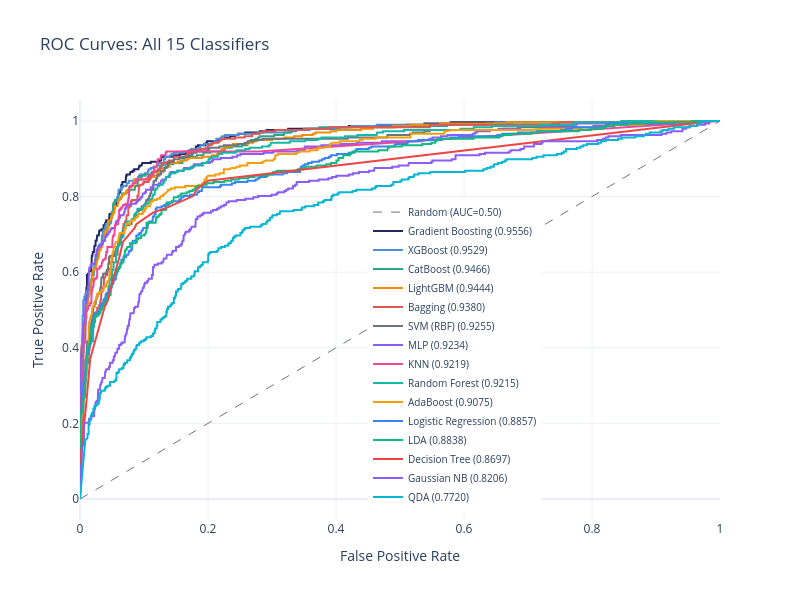

Notebook cell for this chart:
### Markdown cell above
## Chart 6: ROC Curve Overlay — All Models

### Code cell
# ROC overlay for all models
roc_colors = [
    '#1E2761', '#4A90D9', '#2CA58D', '#F18F01', '#E15554',
    '#6c757d', '#8B5CF6', '#EC4899', '#14B8A6', '#F59E0B',
    '#3B82F6', '#10B981', '#EF4444', '#8B5CF6', '#06B6D4',
]

fig_roc_all = go.Figure()
fig_roc_all.add_trace(go.Scatter(
    x=[0, 1], y=[0, 1], mode='lines',
    name='Random (AUC=0.50)',
    line=dict(color=COLORS['gray'], width=1, dash='dash'),
))

# Sort by AUC for legend ordering
sorted_models = sorted(all_scores.keys(),
    key=lambda m: roc_auc_score(y_test, all_scores[m]), reverse=True)

for i, name in enumerate(sorted_models):
    fpr, tpr, _ = roc_curve(y_test, all_scores[name])
    auc_val = roc_auc_score(y_test, all_scores[name])
    fig_roc_all.add_trace(go.Scatter(
        x=fpr, y=tpr, mode='lines',
        name=f'{name} ({auc_val:.4f})',
        line=dict(color=roc_colors[i % len(roc_colors)], width=2),
    ))

fig_roc_all.update_layout(
    title='ROC Curves: All 15 Classifiers',
    xaxis_title='False Positive Rate',
    yaxis_title='True Positive Rate',
    height=600, width=800,
    legend=dict(x=0.45, y=0.02, font=dict(size=10)),
)
fig_roc_all.show()
save_chart(fig_roc_all, COMP_SLUG, 'roc_overlay')

### Figure 1 — Plotly figure (JSON) as saved in the notebook; plotly's stock layout.template omitted (floating-point values rounded to 4 significant figures; data arrays with more than 128 entries replaced by an {"elided": "..."} marker saying what was removed)
{"data": [{"line": {"color": "#6c757d", "dash": "dash", "width": 1}, "mode": "lines", "name": "Random (AUC=0.50)", "type": "scatter", "x": [0, 1], "y": [0, 1]}, {"line": {"color": "#1E2761", "width": 2}, "mode": "lines", "name": "Gradient Boosting (0.9556)", "type": "scatter", "x": {"elided": "174 float values"}, "y": {"elided": "174 float values"}}, {"line": {"color": "#4A90D9", "width": 2}, "mode": "lines", "name": "XGBoost (0.9529)", "type": "scatter", "x": {"elided": "180 float values"}, "y": {"elided": "180 float values"}}, {"line": {"color": "#2CA58D", "width": 2}, "mode": "lines", "name": "CatBoost (0.9466)", "type": "scatter", "x": {"elided": "192 float values"}, "y": {"elided": "192 float values"}}, {"line": {"color": "#F18F01", "width": 2}, "mode": "lines", "name": "LightGBM (0.9444)", "type": "scatter", "x": {"elided": "218 float values"}, "y": {"elided": "218 float values"}}, {"line": {"color": "#E15554", "width": 2}, "mode": "lines", "name": "Bagging (0.9380)", "type": "scatter", "x": {"elided": "229 float values"}, "y": {"elided": "229 float values"}}, {"line": {"color": "#6c757d", "width": 2}, "mode": "lines", "name": "SVM (RBF) (0.9255)", "type": "scatter", "x": {"elided": "235 float values"}, "y": {"elided": "235 float values"}}, {"line": {"color": "#8B5CF6", "width": 2}, "mode": "lines", "name": "MLP (0.9234)", "type": "scatter", "x": {"elided": "218 float values"}, "y": {"elided": "218 float values"}}, {"line": {"color": "#EC4899", "width": 2}, "mode": "lines", "name": "KNN (0.9219)", "type": "scatter", "x": {"elided": "149 float values"}, "y": {"elided": "149 float values"}}, {"line": {"color": "#14B8A6", "width": 2}, "mode": "lines", "name": "Random Forest (0.9215)", "type": "scatter", "x": {"elided": "240 float values"}, "y": {"elided": "240 float values"}}, {"line": {"color": "#F59E0B", "width": 2}, "mode": "lines", "name": "AdaBoost (0.9075)", "type": "scatter", "x": {"elided": "487 float values"}, "y": {"elided": "487 float values"}}, {"line": {"color": "#3B82F6", "width": 2}, "mode": "lines", "name": "Logistic Regression (0.8857)", "type": "scatter", "x": {"elided": "276 float values"}, "y": {"elided": "276 float values"}}, {"line": {"color": "#10B981", "width": 2}, "mode": "lines", "name": "LDA (0.8838)", "type": "scatter", "x": {"elided": "264 float values"}, "y": {"elided": "264 float values"}}, {"line": {"color": "#EF4444", "width": 2}, "mode": "lines", "name": "Decision Tree (0.8697)", "type": "scatter", "x": [0.0, 0.0008382, 0.00922, 0.01593, 0.03856, 0.04107, 0.04359, 0.04526, 0.05868, 0.06035, 0.06203, 0.06706, 0.0855, 0.08801, 0.114, 0.1316, 0.1769, 0.1819, 0.1995, 0.9749, 0.9858, 1.0], "y": [0.0, 0.1077, 0.2424, 0.3704, 0.5084, 0.5185, 0.5253, 0.5421, 0.6229, 0.6296, 0.6431, 0.6801, 0.7172, 0.7273, 0.7576, 0.7677, 0.8013, 0.8182, 0.8418, 0.9966, 1.0, 1.0]}, {"line": {"color": "#8B5CF6", "width": 2}, "mode": "lines", "name": "Gaussian NB (0.8206)", "type": "scatter", "x": {"elided": "324 float values"}, "y": {"elided": "324 float values"}}, {"line": {"color": "#06B6D4", "width": 2}, "mode": "lines", "name": "QDA (0.7720)", "type": "scatter", "x": {"elided": "369 float values"}, "y": {"elided": "369 float values"}}], "layout": {"height": 600, "legend": {"font": {"size": 10}, "x": 0.45, "y": 0.02}, "title": {"text": "ROC Curves: All 15 Classifiers"}, "width": 800, "xaxis": {"title": {"text": "False Positive Rate"}}, "yaxis": {"title": {"text": "True Positive Rate"}}}}
